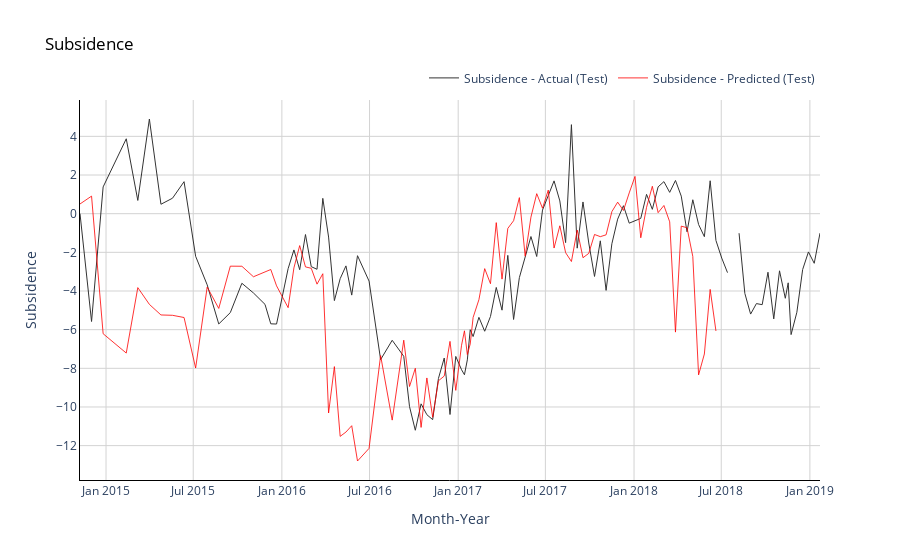

Source (notebook cell):
### Code cell
# Plot average monthly temperatures (actual and predicted) for test (out of time) data
fig = go.Figure()

#Trace for actual temperatures
fig.add_trace(go.Scatter(x=np.array(test.columns),
                         y=np.array(test.values).flatten(),
                         mode='lines',
                         name='Subsidence - Actual (Test)',
                         opacity=0.8,
                         line=dict(color='black', width=1)
                        ))

# Trace for predicted temperatures
fig.add_trace(go.Scatter(x=np.array(test.columns),
                         y=z,
                         mode='lines',
                         name='Subsidence - Predicted (Test)',
                         opacity=0.8,
                         line=dict(color='red', width=1)
                        ))

# Change chart background color
fig.update_layout(dict(plot_bgcolor = 'white'))

# Update axes lines
fig.update_xaxes(showgrid=True, gridwidth=1, gridcolor='lightgrey', 
                 zeroline=True, zerolinewidth=1, zerolinecolor='lightgrey', 
                 showline=True, linewidth=1, linecolor='black',
                 title='Month-Year'
                )

fig.update_yaxes(showgrid=True, gridwidth=1, gridcolor='lightgrey', 
                 zeroline=True, zerolinewidth=1, zerolinecolor='lightgrey', 
                 showline=True, linewidth=1, linecolor='black',
                 title='Subsidence'
                )

# Set figure title
fig.update_layout(title=dict(text="Subsidence", font=dict(color='black')),
                  legend=dict(orientation="h", yanchor="bottom", y=1.02, xanchor="right", x=1)
                 )
fig.show()
